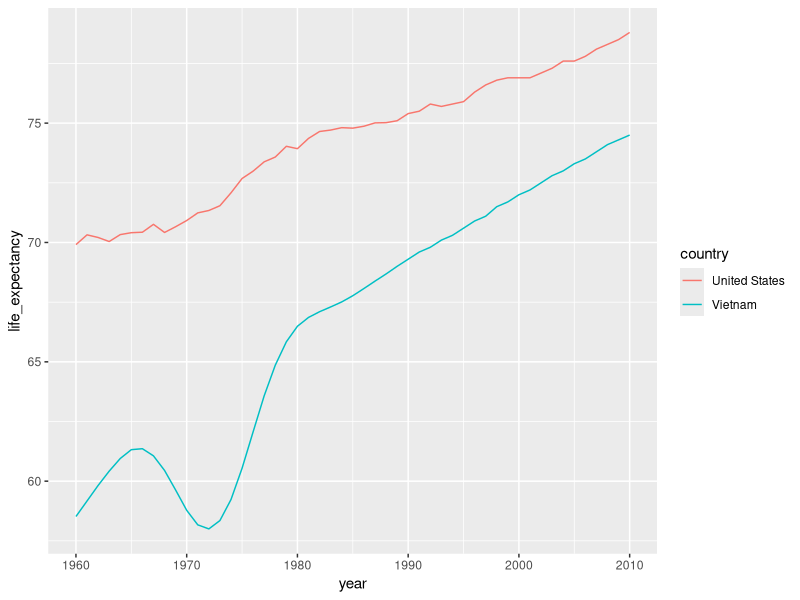

Here is the R script that generated this plot:
# Instructions
# Now that you have created the data table in Exercise 4, it is time to plot the data for the two countries.

# Instructions
# Use geom_line to plot life expectancy vs year for Vietnam and the United States and save the plot as p. 
# The data table is stored in tab.

# Use color to distinguish the two countries.

# Print the object p.

library(dplyr)
library(ggplot2)
library(dslabs)
data(gapminder)

#definir os países e o período de interesse
years <- 1960:2010
countries <- c("United States", "Vietnam")

#filtrar os dados para os países e anos selecionados
tab <- gapminder %>% filter(year %in% years & country %in% countries)

#criar o gráfico de expectativa de vida ao longo do tempo, diferenciando os países por cor
p <- tab %>%
  ggplot(aes(year, life_expectancy, color = country)) +
  geom_line()

#exibir o gráfico
print(p)
